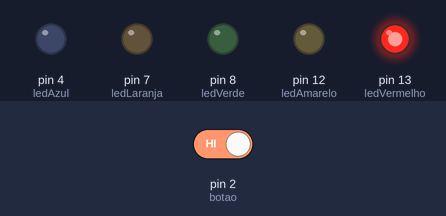
A sketch run on a simulated Arduino Uno, built with avr-gcc and run on an emulated ATmega328P. Parts: output pins drawn as LEDs (lit = HIGH). The inputs (shaded band) are chosen by the test bench; at power-on: pin 2 (botao) HIGH.

Above: at 12.8 s.
12.9 s: pin 2 (botao) driven LOW
At 13.8 s:
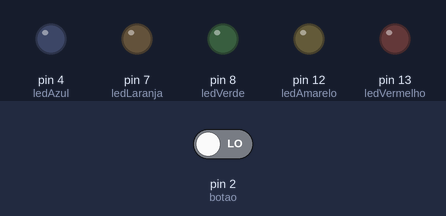
At 16.8 s:
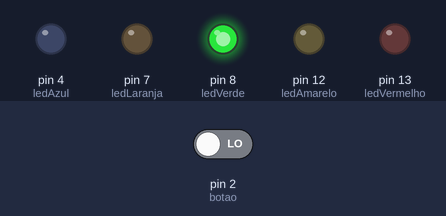
24.8 s: pin 2 (botao) driven HIGH
At 28.8 s:
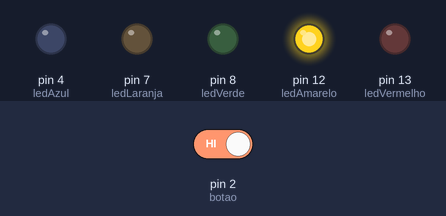
Timing chart, 0 to 37.5 s (numbered marks = the images above; inputs shaded):
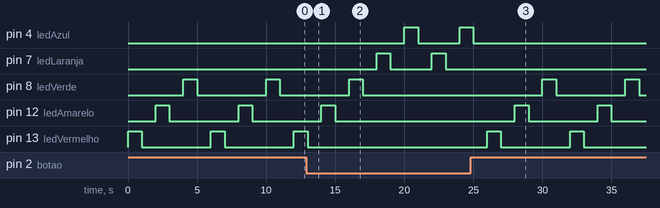

Measured:
- after the input at 12.9 s, pin 4 (ledAzul): LOW → HIGH after 7.1 s, → LOW 1.0 s later, → HIGH 3.0 s later; pin 7 (ledLaranja): alternates HIGH for 1.0 s and LOW for 3.0 s, starting after 5.1 s
- after the input at 24.8 s, pin 4 (ledAzul): goes on until 25.0 s, then stays LOW; pin 7 (ledLaranja): stops changing and stays LOW
- by itself, pin 8 (ledVerde), pin 12 (ledAmarelo), pin 13 (ledVermelho): alternates HIGH for 1.0 s and LOW for 5.0 s

The sketch:

Switch_Button.ino
```cpp
// C++ code
//
int ledVermelho = 13;
int ledAmarelo = 12;
int ledVerde = 8;
int ledLaranja = 7;
int ledAzul = 4;
int botao = 2;
int estado = 0;

void setup()
{
	pinMode(ledVermelho, OUTPUT);
  pinMode(ledAmarelo, OUTPUT);
  pinMode(ledVerde, OUTPUT);
  pinMode(ledLaranja, OUTPUT);
  pinMode(ledAzul, OUTPUT);
  pinMode(botao, INPUT);
  digitalWrite(botao, HIGH);

}

void loop()
{
	estado = digitalRead(botao);
  if (estado == LOW) {
  digitalWrite(ledLaranja, HIGH);
  delay(1000);
  digitalWrite(ledLaranja,LOW);
  delay(1000);
  digitalWrite(ledAzul, HIGH);
  delay(1000);
  digitalWrite(ledAzul,LOW);
  delay(1000);
  }
  else{
  digitalWrite(ledVermelho, HIGH);
  delay(1000);
  digitalWrite(ledVermelho,LOW);
  delay(1000);
  digitalWrite(ledAmarelo, HIGH);
  delay(1000);
  digitalWrite(ledAmarelo,LOW);
  delay(1000);
  digitalWrite(ledVerde, HIGH);
  delay(1000);
  digitalWrite(ledVerde,LOW);
  delay(1000);
  }


}
```
